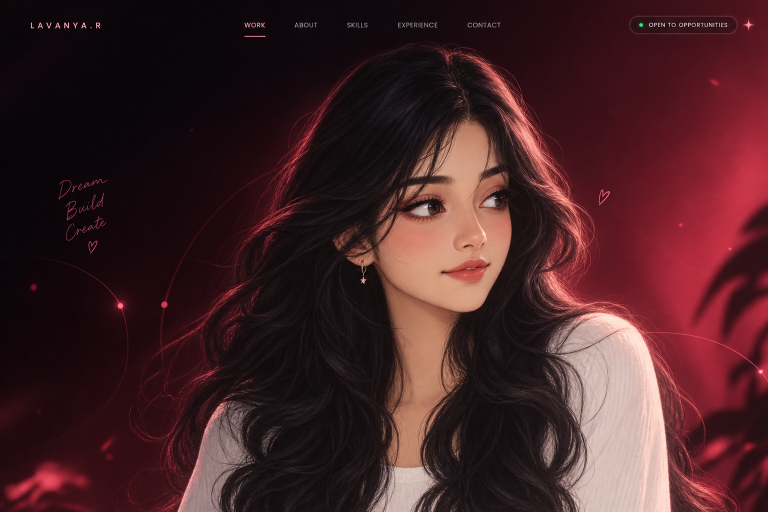
#> input picture original-assets/lavanya-anime-original.png, 1536 x 1024 px, found by its file name (shown at 1/2 size)
$ python process-image.py
#> lines starting #> are read from the running program, lines starting #| are printed output that depends on the picture; after the words box and inside, x2 and y2 are one past the last pixel; in counts of white or black regions, pixels touching at a corner belong together
"""Creates web-ready character cutouts from original-assets/lavanya-anime-original.png.
The original is never modified. Face, eyes and hair are untouched: only the
baked-in decorative marks (heart, orbit dot) are inpainted in the *background*,
then the frame is cropped (removing the baked-in nav/text) and edge-feathered
so the character melts into the site background."""
import cv2, numpy as np, os
from PIL import Image

SRC = "original-assets/lavanya-anime-original.png"
img = cv2.cvtColor(cv2.imread(SRC, cv2.IMREAD_COLOR), cv2.COLOR_BGR2RGB)

# 1) inpaint small decorative marks that sit in the background
mask = np.zeros(img.shape[:2], np.uint8)
for (x, y, r) in [(1208, 393, 30), (328, 608, 16), (1361, 449, 8), (1460, 497, 8)]:
    cv2.circle(mask, (x, y), r, 255, -1)
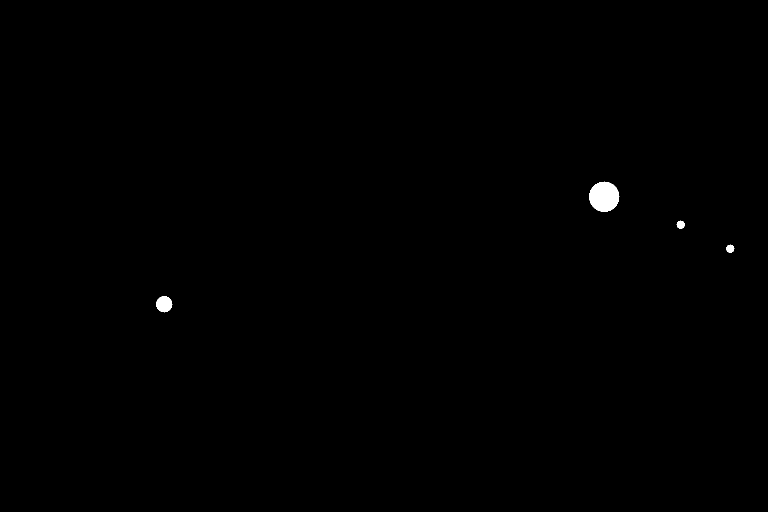
#> mask: shape (1024, 1536) (shown at 1/2 size); 0.26% white; 4 white regions, box (x1, y1, x2, y2) and area: (1178, 363, 1239, 424) 2821, (312, 592, 345, 625) 797, (1353, 441, 1370, 458) 197, (1452, 489, 1469, 506) 197
img = cv2.inpaint(img, mask, 9, cv2.INPAINT_TELEA)

# 2) crop away the HTML-like nav, script text and pill baked into the art
X0, Y0, X1, Y1 = 250, 70, 1450, 1024
crop = img[Y0:Y1, X0:X1]
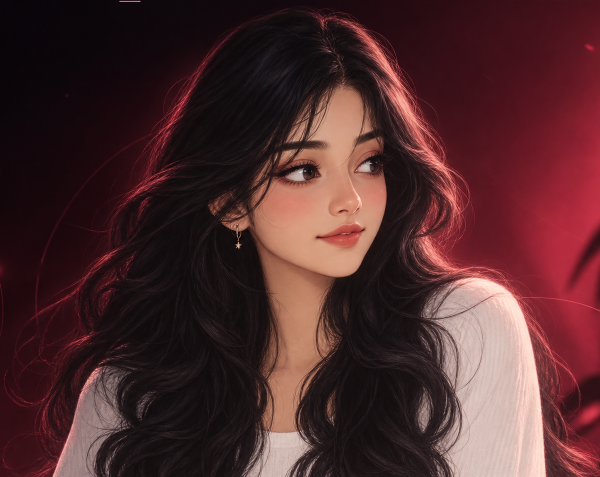
#> crop: shape (954, 1200, 3) (shown at 1/2 size); mean R, G, B 78, 43.1, 44.5
h, w = crop.shape[:2]
#> h = 954; w = 1200

# 3) feathered alpha so edges dissolve into the page background
def ramp(n, feather, both=True, start=True, end=True):
#> called with n = 1200, feather = 170, both = True, start = True, end = True
    a = np.ones(n, np.float32)
#> a = 1200 values from 1 to 1
    t = np.linspace(0, 1, feather, dtype=np.float32)
    s = t * t * (3 - 2 * t)
    if start: a[:feather] = np.minimum(a[:feather], s)
    if end: a[-feather:] = np.minimum(a[-feather:], s[::-1])
    return a
ax = ramp(w, 170)
ay = ramp(h, 150, start=True, end=False) * 1.0
#> ay = 954 values from 0 to 1
yb = np.ones(h, np.float32)
#> yb = 954 values from 1 to 1
tb = np.linspace(0, 1, 230, dtype=np.float32); yb[-230:] = (tb * tb * (3 - 2 * tb))[::-1]
alpha = np.outer(ay * yb, ax)
alpha = cv2.GaussianBlur(alpha, (0, 0), 6)
rgba = np.dstack([crop, (alpha * 255).astype(np.uint8)])
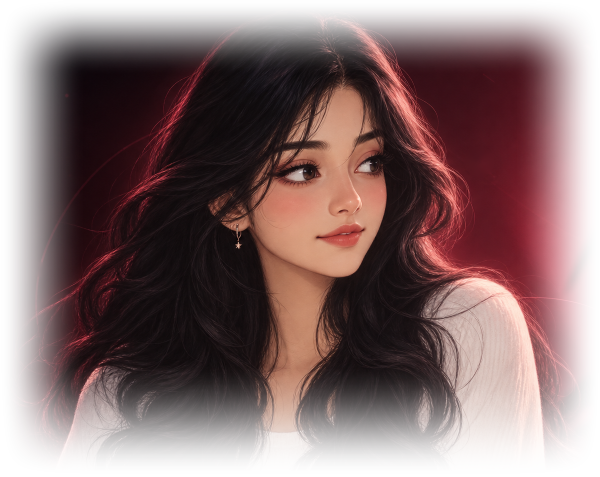
#> rgba: shape (954, 1200, 4) (shown at 1/2 size); mean R, G, B, A 78, 43.1, 44.5, 175; transparent parts drawn white
out = Image.fromarray(rgba, "RGBA")
os.makedirs("public/img", exist_ok=True)
out.save("public/img/lavanya-character.webp", quality=90, method=6)
out.resize((w * 2 // 3, h * 2 // 3), Image.LANCZOS).save("public/img/lavanya-character-800.webp", quality=88, method=6)
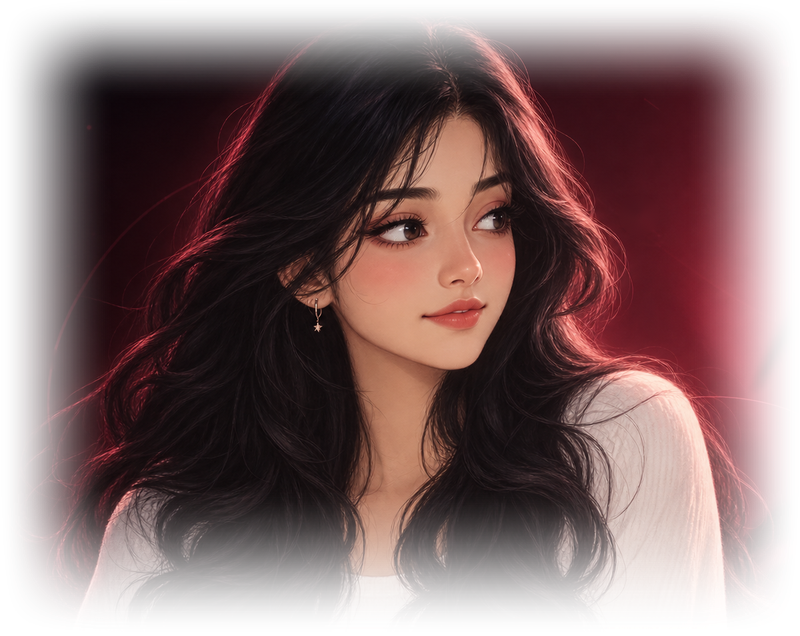
#> saved as lavanya-character-800.webp: PIL image 800x636 RGBA; mean R, G, B, A 75.8, 41.5, 42.6, 175; transparent parts drawn white
# social preview (opaque, 1200x630 centred on face)
og = Image.open(SRC).convert("RGB").crop((336, 120, 1536 - 100, 120 + 700 * 1)).resize((1200, 630), Image.LANCZOS)
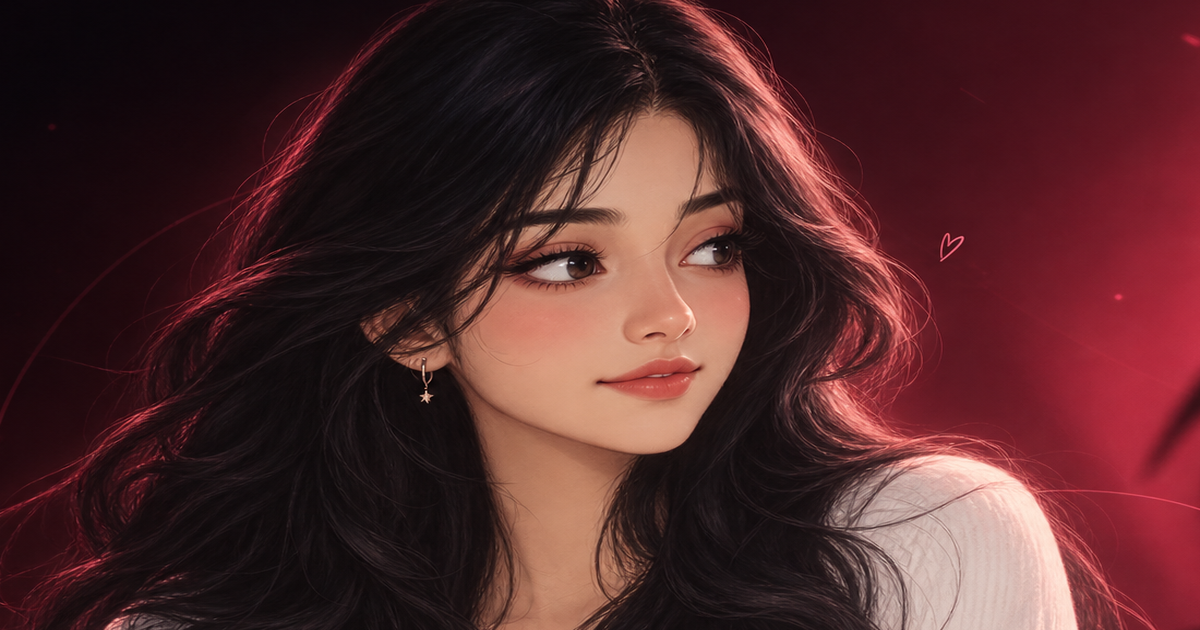
#> og: PIL image 1200x630 RGB; mean R, G, B 81, 41.5, 42.6
og.save("public/og-image.jpg", quality=88)
print("ok", out.size)
#| ok (1200, 954)
